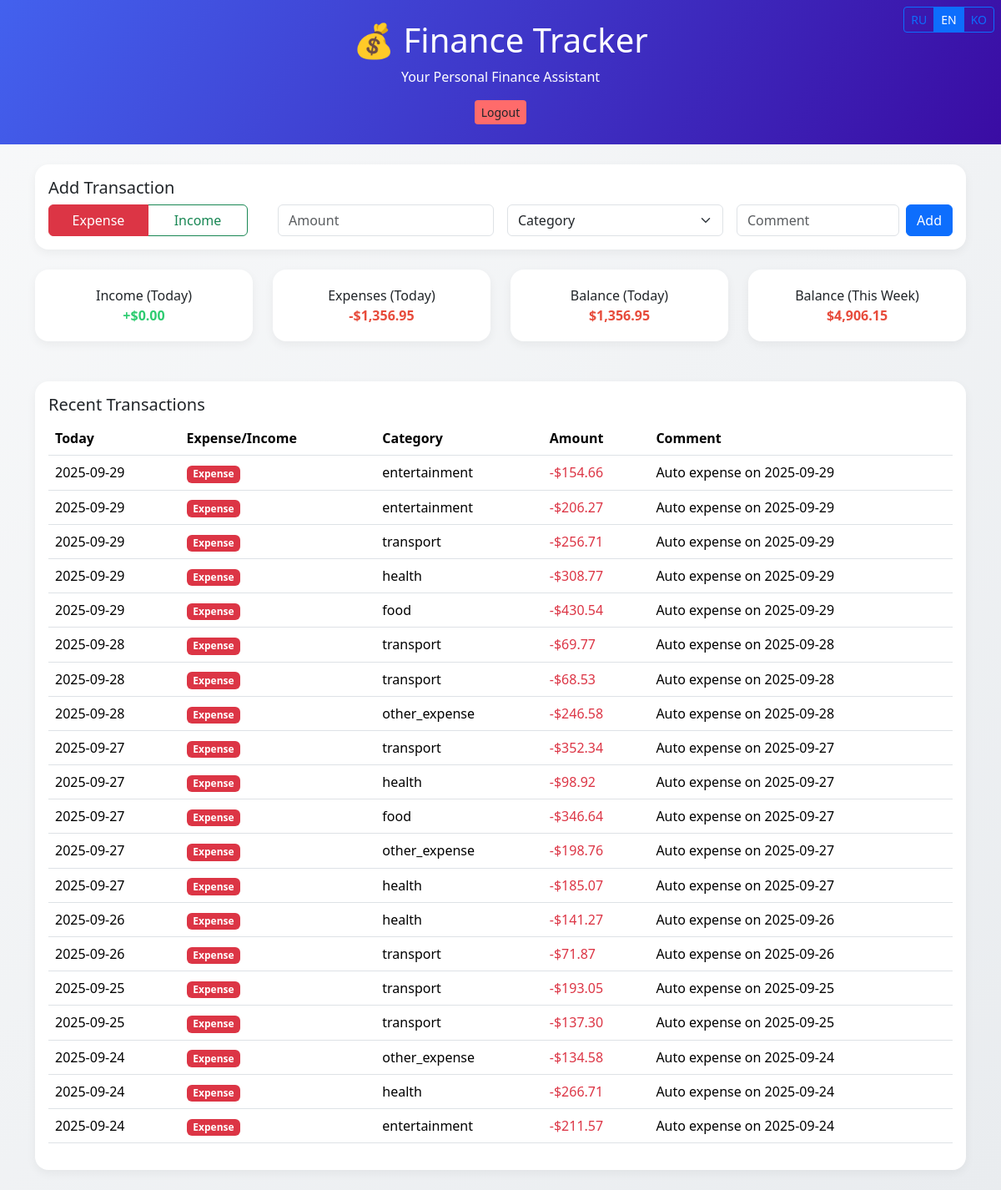
Page /dashboard.php (signed in) on the committed database.
### tables this page shows
CREATE TABLE transactions (
    id INTEGER PRIMARY KEY AUTOINCREMENT,
    user_id INTEGER NOT NULL,
    type TEXT NOT NULL CHECK(type IN ('income', 'expense')),  -- Новое поле!
    amount REAL NOT NULL,
    category TEXT NOT NULL,
    comment TEXT,
    date TEXT NOT NULL DEFAULT (date('now')),
    created_at TEXT NOT NULL DEFAULT (datetime('now')),
    FOREIGN KEY(user_id) REFERENCES users(id) ON DELETE CASCADE
);

### lang.php (called while the page is built, shortened)
<?php
$lang = $_GET['lang'] ?? $_SESSION['lang'] ?? 'ru';
$currency_settings = [
    'ru' => ['symbol' => '₽', 'thousands_sep' => ' ', 'decimal_sep' => ','],
    'en' => ['symbol' => '$', 'thousands_sep' => ',', 'decimal_sep' => '.'],
    'ko' => ['symbol' => '₩', 'thousands_sep' => ',', 'decimal_sep' => '.'],
];
function __($key, $lang = 'ru') {
    global $translations;
    $keys = explode('.', $key);
    $value = $translations[$lang];
    foreach ($keys as $k) {
        if (is_array($value) && isset($value[$k])) {
            $value = $value[$k];
        } else {
            return "{{$key}}";
        }
    }
    return $value;
}
function format_money($amount, $lang = 'ru') {
    global $currency_settings;
    $settings = $currency_settings[$lang] ?? $currency_settings['en'];
    if ($lang === 'ko') {
        $formatted = number_format(round($amount), 0, '', $settings['thousands_sep']);
    } else {
        $formatted = number_format($amount, 2, $settings['decimal_sep'], $settings['thousands_sep']);
    }
    if ($lang === 'en') {
        return $settings['symbol'] . $formatted;
    } else {
        return $formatted . ' ' . $settings['symbol'];
    }
}
?>

### dashboard.php (the view, shortened to what this page needs)
<?php
require_once 'lang.php';
require_once 'db.php';
$user_id = $_SESSION['user_id'];
$transactions = $pdo->prepare("
    SELECT * FROM transactions
    WHERE user_id = ?
    ORDER BY date DESC, id DESC
    LIMIT 20
");
$transactions->execute([$user_id]);
$transactions_list = $transactions->fetchAll();
$today_income = $pdo->prepare("SELECT SUM(amount) FROM transactions WHERE user_id = ? AND type = 'income' AND date = date('now')");
$today_income->execute([$user_id]);
$total_income_today = $today_income->fetchColumn() ?: 0;
$today_expense = $pdo->prepare("SELECT SUM(amount) FROM transactions WHERE user_id = ? AND type = 'expense' AND date = date('now')");
$today_expense->execute([$user_id]);
$total_expense_today = $today_expense->fetchColumn() ?: 0;
$balance_today = $total_income_today - $total_expense_today;
$week_income = $pdo->prepare("SELECT SUM(amount) FROM transactions WHERE user_id = ? AND type = 'income' AND date >= date('now', '-6 days')");
$week_income->execute([$user_id]);
$total_income_week = $week_income->fetchColumn() ?: 0;
$week_expense = $pdo->prepare("SELECT SUM(amount) FROM transactions WHERE user_id = ? AND type = 'expense' AND date >= date('now', '-6 days')");
$week_expense->execute([$user_id]);
$total_expense_week = $week_expense->fetchColumn() ?: 0;
$balance_week = $total_income_week - $total_expense_week;
?>
<!DOCTYPE html>
<html lang="<?= $lang ?>">
<head>
    <link href="https://cdn.jsdelivr.net/npm/bootstrap@5.3.3/dist/css/bootstrap.min.css" rel="stylesheet">
</head>
<body>
    <div class="position-fixed top-0 end-0 p-2" style="z-index: 1000;">
        <div class="btn-group" role="group">
            <a href="?lang=ru" class="btn btn-sm <?= $lang === 'ru' ? 'btn-primary' : 'btn-outline-primary' ?>">RU</a>
            <a href="?lang=en" class="btn btn-sm <?= $lang === 'en' ? 'btn-primary' : 'btn-outline-primary' ?>">EN</a>
            <a href="?lang=ko" class="btn btn-sm <?= $lang === 'ko' ? 'btn-primary' : 'btn-outline-primary' ?>">KO</a>
        </div>
    </div>
    <div class="header text-center">
        <div class="container">
            <h1>💰 Finance Tracker</h1>
            <p><?= __('dashboard_header', $lang) ?></p>
            <a href="logout.php" class="btn btn-logout btn-sm"><?= __('logout', $lang) ?></a>
        </div>
    </div>
    <div class="container mt-4">
        <div class="card">
            <div class="card-body">
                <h5><?= __('add_transaction', $lang) ?></h5>
                <form method="POST">
                    <div class="row g-3 align-items-end">
                        <div class="col-md-3">
                            <div class="type-toggle btn-group" role="group">
                                <label class="btn btn-outline-danger" for="type-expense"><?= __('type_expense', $lang) ?></label>
                                <label class="btn btn-outline-success" for="type-income"><?= __('type_income', $lang) ?></label>
                            </div>
                        </div>
                        <div class="col-md-3">
                            <input type="number" step="0.01" name="amount" class="form-control" placeholder="<?= __('amount', $lang) ?>" required min="0.01">
                        </div>
                        <div class="col-md-3">
                            <select name="category" class="form-select" required>
                                <option value=""><?= __('category', $lang) ?></option>
                            </select>
                        </div>
                        <div class="col-md-3">
                            <div class="d-flex gap-2">
                                <input type="text" name="comment" class="form-control" placeholder="<?= __('comment', $lang) ?>">
                                <button type="submit" class="btn btn-primary"><?= __('btn_add', $lang) ?></button>
                            </div>
                        </div>
                    </div>
                </form>
            </div>
        </div>
        <div class="row mb-4">
            <div class="col-md-3">
                <div class="card stat-card">
                    <div><?= __('income', $lang) ?> (<?= __('today', $lang) ?>)</div>
                    <div class="stat-income">+<?= format_money($total_income_today, $lang) ?></div>
                </div>
            </div>
            <div class="col-md-3">
                <div class="card stat-card">
                    <div><?= __('expense', $lang) ?> (<?= __('today', $lang) ?>)</div>
                    <div class="stat-expense">-<?= format_money($total_expense_today, $lang) ?></div>
                </div>
            </div>
            <div class="col-md-3">
                <div class="card stat-card">
                    <div><?= __('balance', $lang) ?> (<?= __('today', $lang) ?>)</div>
                    <div class="stat-balance"><?= ($balance_today >= 0 ? '+' : '') . format_money(abs($balance_today), $lang) ?></div>
                </div>
            </div>
            <div class="col-md-3">
                <div class="card stat-card">
                    <div><?= __('balance', $lang) ?> (<?= __('this_week', $lang) ?>)</div>
                    <div class="stat-balance"><?= ($balance_week >= 0 ? '+' : '') . format_money(abs($balance_week), $lang) ?></div>
                </div>
            </div>
        </div>
        <div class="card">
            <div class="card-body">
                <h5><?= __('recent_transactions', $lang) ?></h5>
                <?php if ($transactions_list): ?>
                    <div class="table-responsive">
                        <table class="table table-hover">
                            <thead>
                                <tr>
                                    <th><?= __('today', $lang) ?></th>
                                    <th><?= __('type_expense', $lang) ?>/<?= __('type_income', $lang) ?></th>
                                    <th><?= __('category', $lang) ?></th>
                                    <th><?= __('amount', $lang) ?></th>
                                    <th><?= __('comment', $lang) ?></th>
                                </tr>
                            </thead>
                            <tbody>
                                <?php foreach ($transactions_list as $t): ?>
                                <tr>
                                    <td><?= htmlspecialchars($t['date']) ?></td>
                                    <td>
                                        <span class="badge bg-<?= $t['type'] === 'income' ? 'success' : 'danger' ?>">
                                            <?= $t['type'] === 'income' ? __('type_income', $lang) : __('type_expense', $lang) ?>
                                        </span>
                                    </td>
                                    <td><?= htmlspecialchars($t['category']) ?></td>
                                    <td>
                                        <span class="<?= $t['type'] === 'income' ? 'text-success' : 'text-danger' ?>">
                                            <?= ($t['type'] === 'income' ? '+' : '-') . format_money($t['amount'], $lang) ?>
                                        </span>
                                    </td>
                                    <td><?= htmlspecialchars($t['comment'] ?? '') ?></td>
                                </tr>
                                <?php endforeach; ?>
                            </tbody>
                        </table>
                    </div>
                <?php else: ?>
                    <p class="text-muted"><?= __('no_transactions', $lang) ?></p>
                <?php endif; ?>
            </div>
        </div>
    </div>
</body>
</html>

### rows in the picture
transactions: date "2025-09-29", category "entertainment", amount "$154.66", comment "Auto expense on 2025-09-29"
transactions: date "2025-09-29", category "entertainment", amount "$206.27", comment "Auto expense on 2025-09-29"
transactions: date "2025-09-29", category "transport", amount "$256.71", comment "Auto expense on 2025-09-29"
transactions: date "2025-09-29", category "health", amount "$308.77", comment "Auto expense on 2025-09-29"
transactions: date "2025-09-29", category "food", amount "$430.54", comment "Auto expense on 2025-09-29"
transactions: date "2025-09-28", category "transport", amount "$69.77", comment "Auto expense on 2025-09-28"
transactions: date "2025-09-28", category "transport", amount "$68.53", comment "Auto expense on 2025-09-28"
transactions: date "2025-09-28", category "other_expense", amount "$246.58", comment "Auto expense on 2025-09-28"
transactions: date "2025-09-27", category "transport", amount "$352.34", comment "Auto expense on 2025-09-27"
transactions: date "2025-09-27", category "health", amount "$98.92", comment "Auto expense on 2025-09-27"
transactions: date "2025-09-27", category "food", amount "$346.64", comment "Auto expense on 2025-09-27"
transactions: date "2025-09-27", category "other_expense", amount "$198.76", comment "Auto expense on 2025-09-27"
transactions: date "2025-09-27", category "health", amount "$185.07", comment "Auto expense on 2025-09-27"
transactions: date "2025-09-26", category "health", amount "$141.27", comment "Auto expense on 2025-09-26"
transactions: date "2025-09-26", category "transport", amount "$71.87", comment "Auto expense on 2025-09-26"
transactions: date "2025-09-25", category "transport", amount "$193.05", comment "Auto expense on 2025-09-25"
transactions: date "2025-09-25", category "transport", amount "$137.30", comment "Auto expense on 2025-09-25"
transactions: date "2025-09-24", category "other_expense", amount "$134.58", comment "Auto expense on 2025-09-24"
transactions: date "2025-09-24", category "health", amount "$266.71", comment "Auto expense on 2025-09-24"
transactions: date "2025-09-24", category "entertainment", amount "$211.57", comment "Auto expense on 2025-09-24"

### other values in the picture
__('dashboard_header', $lang) "Your Personal Finance Assistant"
__('logout', $lang) "Logout"
__('add_transaction', $lang) "Add Transaction"
__('type_expense', $lang) "Expense"
__('type_income', $lang) "Income"
__('btn_add', $lang) "Add"
__('income', $lang) "Income"
__('today', $lang) "Today"
format_money($total_income_today, $lang) "$0.00"
__('expense', $lang) "Expenses"
format_money($total_expense_today, $lang) "$1,356.95"
__('balance', $lang) "Balance"
format_money(abs($balance_today), $lang) "$1,356.95"
__('this_week', $lang) "This Week"
format_money(abs($balance_week), $lang) "$4,906.15"
